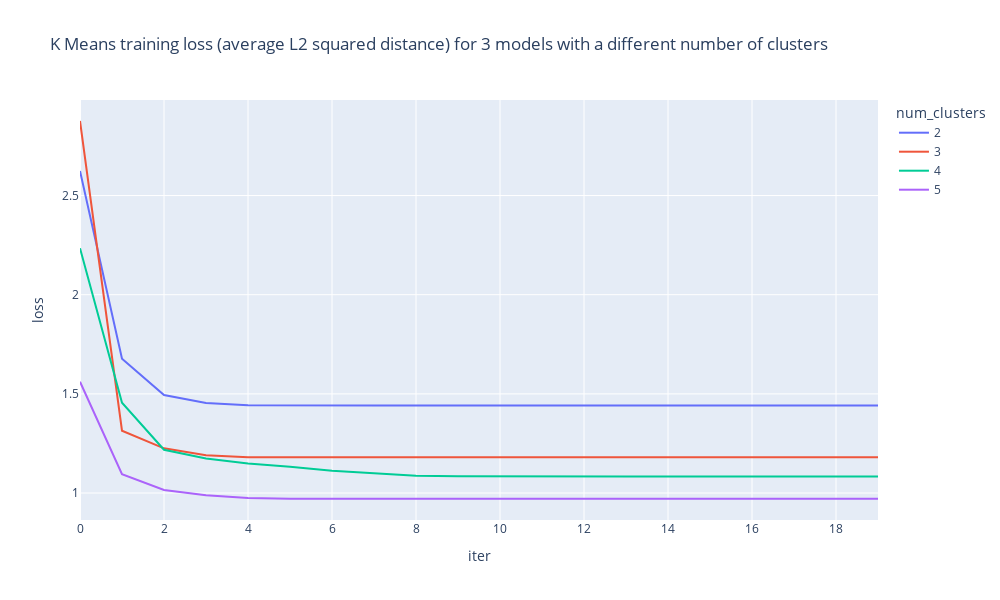

Write notebook code for a chart like this one.
### Code cell
losses_df

import plotly.express as px
fig = px.line(losses_df, x="iter", y="loss", color="num_clusters", title="K Means training loss (average L2 squared distance) for 3 models with a different number of clusters", width=1000, height=600)
fig.write_image("/Users/loreliegordon/Library/Mobile Documents/com~apple~CloudDocs/Documents/root/Columbia/Fall2021/ELEN4720/Assignments/assignment3/submission/kmeans_loss.png")
fig.show()

### Figure 1 — Plotly figure (JSON) as saved in the notebook; plotly's stock layout.template omitted (floating-point values rounded to 4 significant figures)
{"data": [{"hovertemplate": "num_clusters=2<br>iter=%{x}<br>loss=%{y}<extra></extra>", "legendgroup": "2", "line": {"color": "#636efa", "dash": "solid"}, "marker": {"symbol": "circle"}, "mode": "lines", "name": "2", "orientation": "v", "showlegend": true, "type": "scatter", "x": [0, 1, 2, 3, 4, 5, 6, 7, 8, 9, 10, 11, 12, 13, 14, 15, 16, 17, 18, 19], "xaxis": "x", "y": [2.624, 1.677, 1.494, 1.455, 1.443, 1.442, 1.441, 1.441, 1.441, 1.441, 1.441, 1.441, 1.441, 1.441, 1.441, 1.441, 1.441, 1.441, 1.441, 1.441], "yaxis": "y"}, {"hovertemplate": "num_clusters=3<br>iter=%{x}<br>loss=%{y}<extra></extra>", "legendgroup": "3", "line": {"color": "#EF553B", "dash": "solid"}, "marker": {"symbol": "circle"}, "mode": "lines", "name": "3", "orientation": "v", "showlegend": true, "type": "scatter", "x": [0, 1, 2, 3, 4, 5, 6, 7, 8, 9, 10, 11, 12, 13, 14, 15, 16, 17, 18, 19], "xaxis": "x", "y": [2.876, 1.314, 1.225, 1.19, 1.181, 1.18, 1.18, 1.18, 1.181, 1.181, 1.181, 1.181, 1.181, 1.181, 1.181, 1.181, 1.181, 1.181, 1.181, 1.181], "yaxis": "y"}, {"hovertemplate": "num_clusters=4<br>iter=%{x}<br>loss=%{y}<extra></extra>", "legendgroup": "4", "line": {"color": "#00cc96", "dash": "solid"}, "marker": {"symbol": "circle"}, "mode": "lines", "name": "4", "orientation": "v", "showlegend": true, "type": "scatter", "x": [0, 1, 2, 3, 4, 5, 6, 7, 8, 9, 10, 11, 12, 13, 14, 15, 16, 17, 18, 19], "xaxis": "x", "y": [2.234, 1.456, 1.218, 1.174, 1.149, 1.133, 1.113, 1.099, 1.087, 1.085, 1.084, 1.084, 1.084, 1.084, 1.084, 1.084, 1.083, 1.083, 1.083, 1.083], "yaxis": "y"}, {"hovertemplate": "num_clusters=5<br>iter=%{x}<br>loss=%{y}<extra></extra>", "legendgroup": "5", "line": {"color": "#ab63fa", "dash": "solid"}, "marker": {"symbol": "circle"}, "mode": "lines", "name": "5", "orientation": "v", "showlegend": true, "type": "scatter", "x": [0, 1, 2, 3, 4, 5, 6, 7, 8, 9, 10, 11, 12, 13, 14, 15, 16, 17, 18, 19], "xaxis": "x", "y": [1.561, 1.095, 1.016, 0.9888, 0.9751, 0.9709, 0.9711, 0.9705, 0.97, 0.9701, 0.9701, 0.9705, 0.9707, 0.971, 0.9713, 0.9714, 0.9714, 0.9714, 0.9714, 0.9714], "yaxis": "y"}], "layout": {"height": 600, "legend": {"title": {"text": "num_clusters"}, "tracegroupgap": 0}, "title": {"text": "K Means training loss (average L2 squared distance) for 3 models with a different number of clusters"}, "width": 1000, "xaxis": {"anchor": "y", "domain": [0, 1], "title": {"text": "iter"}}, "yaxis": {"anchor": "x", "domain": [0, 1], "title": {"text": "loss"}}}}
